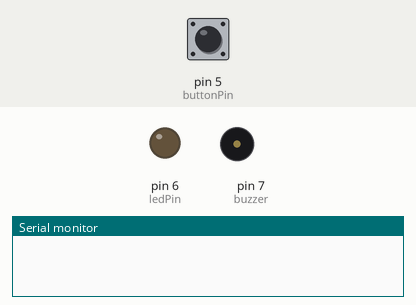
Bench run of a sketch on a simulated Arduino Uno, built with avr-gcc and run on an emulated ATmega328P. Shown: output pins drawn as LEDs (lit = HIGH), buzzer (waves = sounding), the last lines printed to the serial monitor. The test bench sets the inputs (shaded band); at power-on: pin 5 (buttonPin) LOW.

Above: at 1.2 s.
1.3 s: pin 5 (buttonPin) pulled HIGH for 0.15 s
At 1.8 s:
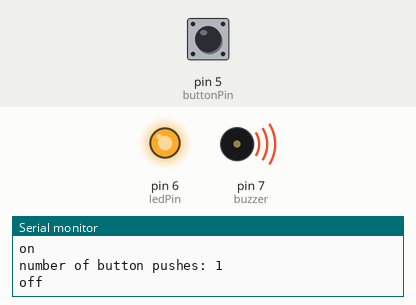
2.9 s: pin 5 (buttonPin) pulled HIGH for 1 s
At 4.3 s:
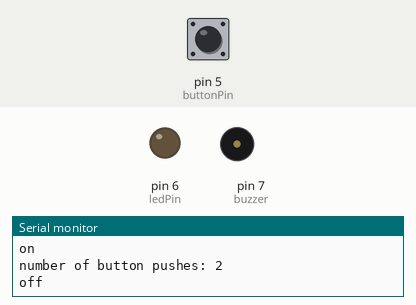
5.4 s: pin 5 (buttonPin) pulled HIGH for 3.2 s
At 6.1 s:
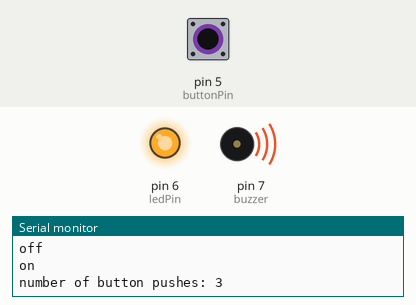
Timing chart, 0 to 16.1 s (numbered marks = the images above; inputs shaded):
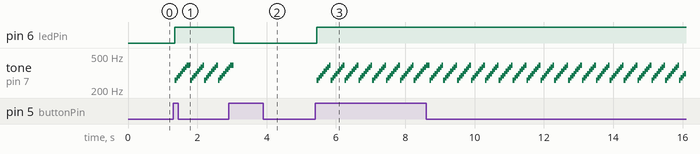

The sketch:

StateChangeDetection_1.ino
```cpp
const int buttonPin = 5;  // the pin that the pushbutton is attached to
const int ledPin = 6;    // the pin that the LED is attached to

int buttonPushCounter = 0;  // counter for the number of button presses
int buttonState = 0;        // current state of the button
int lastButtonState = 0;    // previous state of the button

int buzzer=7;
int numTones = 8;
int tones[] = {261, 277, 294, 311, 330, 349, 370, 392};
void setup() {

  pinMode(buttonPin, INPUT);

  pinMode(ledPin, OUTPUT);

  Serial.begin(115200);
}


void loop() {
  buttonState = digitalRead(buttonPin);


  if (buttonState != lastButtonState) {

    if (buttonState == HIGH) {
      buttonPushCounter++;
      Serial.println("on");
      Serial.print("number of button pushes: ");
      Serial.println(buttonPushCounter);
    } else {

      Serial.println("off");
    }

    delay(50);
  }

  lastButtonState = buttonState;

  if (buttonPushCounter % 2 == 0) {
    digitalWrite(ledPin, LOW);
     noTone(buzzer);
  } else {
    digitalWrite(ledPin, HIGH);
    for(int i = 0; i < numTones; i++)
  {
    tone(buzzer, tones[i]);
    delay(50);
  }
  }
}
```

Measured:
- after the input at 1.3 s, pin 6 (ledPin): LOW → HIGH after 0.05 s; tone on pin 7 (buzzer): plays 261 Hz for 0.05 s, 277 Hz for 0.05 s, 294 Hz for 0.05 s, 311 Hz for 0.05 s, 330 Hz for 0.05 s, 349 Hz for 0.05 s … (30 notes in this stretch), starting after 0.05 s
- after the input at 2.9 s, pin 6 (ledPin): HIGH → LOW after 0.15 s
- after the input at 5.4 s, pin 6 (ledPin): LOW → HIGH after 0.05 s; tone on pin 7 (buzzer): plays 261 Hz for 0.05 s, 277 Hz for 0.05 s, 294 Hz for 0.05 s, 311 Hz for 0.05 s, 330 Hz for 0.05 s, 349 Hz for 0.05 s … (212 notes in this stretch), starting after 0.05 s
